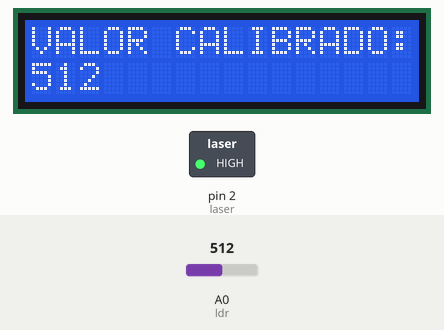
This sketch was run on a simulated Arduino Uno, built with avr-gcc and run on an emulated ATmega328P. Parts: 16×2 character LCD, switched loads named in the sketch (green lamp = pin HIGH). Inputs (shaded band) come from the test bench; at power-on: A0 (ldr) = 512. What the sketch prints to the serial monitor is not drawn.

Above: at 1.2 s.
1.3 s: A0 (ldr) set to 716
At 5.6 s:
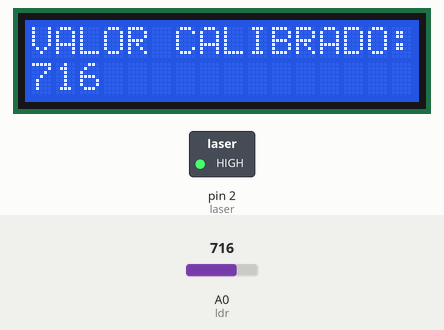
11.6 s: A0 (ldr) set to 900
At 16.1 s:
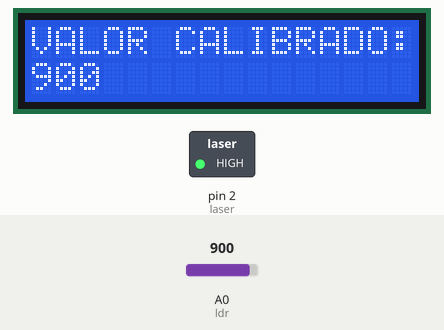
21.6 s: A0 (ldr) set to 1023
At 26.6 s:
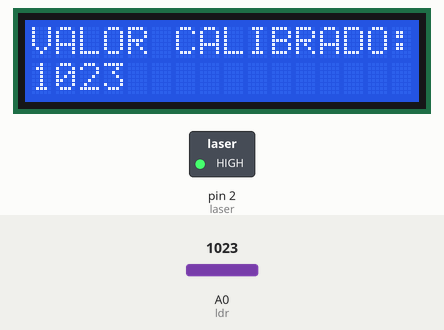
Timing chart, 0 to 28.1 s (numbered marks = the images above; inputs shaded):
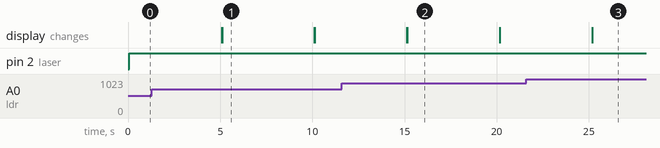

The sketch:

calibragem-para-laser-emit.ino
```cpp
//Open Source
#include <LiquidCrystal_I2C.h> //INCLUSÃO DE BIBLIOTECA
LiquidCrystal_I2C lcd(0x27,2,1,0,4,5,6,7,3, POSITIVE);

int laser = 2; // Declaração do pino conectado ao módulo LASER (Porta Digital 3);
int ldr = A0;  // Declaração do pino conectado ao LDR (Porta analógica A0)
int valor = 0; //Variável que irá armazenar a leitura analógica do LDR

void setup() {
  lcd.begin (16,2); //SETA A QUANTIDADE DE COLUNAS(16) E O NÚMERO DE LINHAS(2) DO DISPLAY
  lcd.setBacklight(HIGH); //LIGA O BACKLIGHT (LUZ DE FUNDO)
  pinMode(laser, OUTPUT); // Declaração do módulo laser como saída.
  Serial.begin(9600);
}

void loop() {

  digitalWrite(laser, HIGH); // ativando o módulo laser
  valor = analogRead(ldr); //  leitura do LDR
  Serial.println(valor); // Printa os valores da leitura
  lcd.setCursor(0,0); //SETA A POSIÇÃO DO CURSOR
  lcd.print("VALOR CALIBRADO:"); //IMPRIME O TEXTO NO DISPLAY LCD
  lcd.setCursor(0,1); //SETA A POSIÇÃO DO CURSOR
  lcd.print(valor); //IMPRIME O TEXTO NO DISPLAY LCD
  delay(5000);
  lcd.clear();
}
```

Measured:
- after the input at 1.3 s, the display: first differs from a run without the input after 3.8 s (image 1)
- after the input at 11.6 s, the display: first differs from a run without the input after 3.6 s (image 2)
- after the input at 21.6 s, the display: first differs from a run without the input after 3.6 s (image 3)
- what the display in image 1 shows lasts 5.0 s, from 5.1 s to 10.1 s
